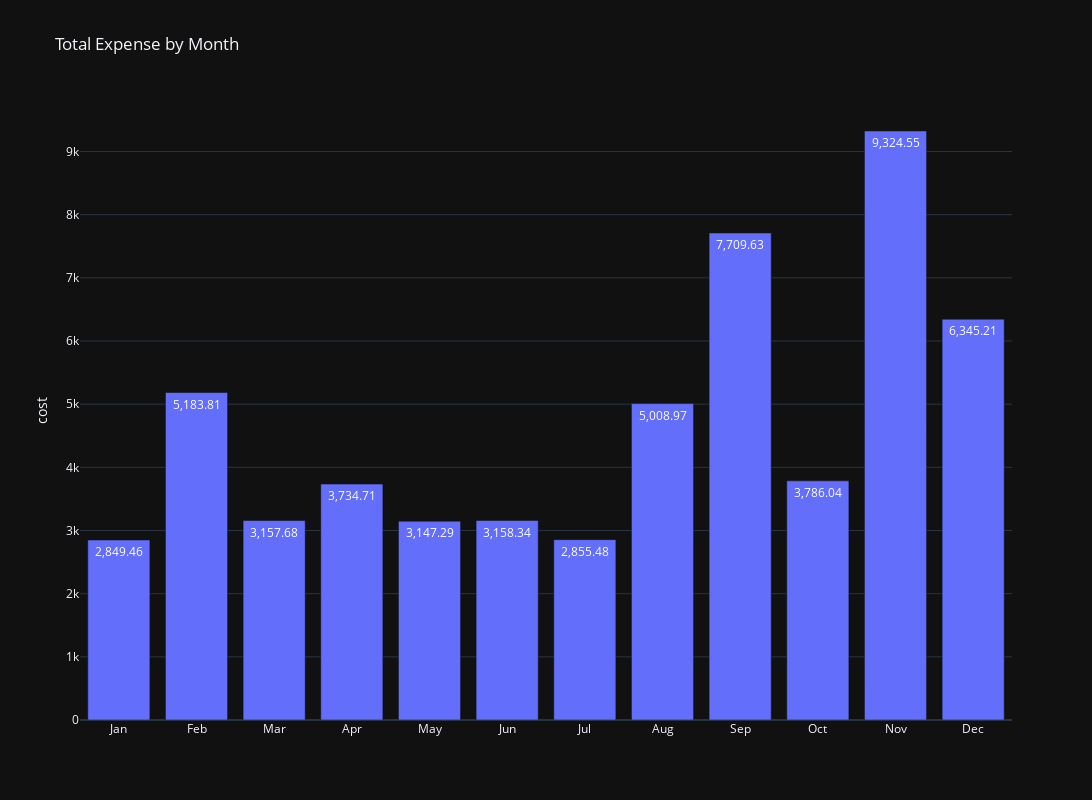

The notebook cell saved with this chart:
### Markdown cell above
### Smooth Graph Remake

### Code cell
SMOOTH = 1

if SMOOTH == 0:
    tempDF = df.group_by(["monthName", 'month', 'category']).agg(pl.sum("cost")) 
    fig = px.bar(tempDF.to_pandas(), x="monthName", y="cost", color="category",
             title="Total Expense by Month",
             category_orders={"monthName": month_order},
             template='plotly_dark',
             labels={'monthName':''},
             text_auto=True,
             height=800,
             width=1600)

else:
    tempDF = df.group_by(["monthName", 'month']).agg(pl.sum("cost")) 
    fig = px.bar(tempDF.to_pandas(), x="monthName", y="cost",
             title="Total Expense by Month",
             category_orders={"monthName": month_order},
             template='plotly_dark',
             labels={'monthName':''},
             text_auto=True,
             height=800,
             width=1600)



fig.show()

### Figure 1 — Plotly figure (JSON) as saved in the notebook; plotly's stock layout.template omitted (floating-point values rounded to 4 significant figures)
{"data": [{"hovertemplate": "=%{x}<br>cost=%{y}<extra></extra>", "legendgroup": "", "marker": {"color": "#636efa", "pattern": {"shape": ""}}, "name": "", "orientation": "v", "showlegend": false, "textposition": "auto", "texttemplate": "%{y}", "type": "bar", "x": ["Feb", "Nov", "Sep", "Jan", "Aug", "Oct", "Jul", "May", "Mar", "Jun", "Dec", "Apr"], "xaxis": "x", "y": [5184.0, 9325.0, 7710.0, 2849.0, 5009.0, 3786.0, 2855.0, 3147.0, 3158.0, 3158.0, 6345.0, 3735.0], "yaxis": "y"}], "layout": {"barmode": "relative", "height": 800, "legend": {"tracegroupgap": 0}, "title": {"text": "Total Expense by Month"}, "width": 1600, "xaxis": {"anchor": "y", "categoryarray": ["Jan", "Feb", "Mar", "Apr", "May", "Jun", "Jul", "Aug", "Sep", "Oct", "Nov", "Dec"], "categoryorder": "array", "domain": [0, 1], "title": {"text": ""}}, "yaxis": {"anchor": "x", "domain": [0, 1], "title": {"text": "cost"}}}}
